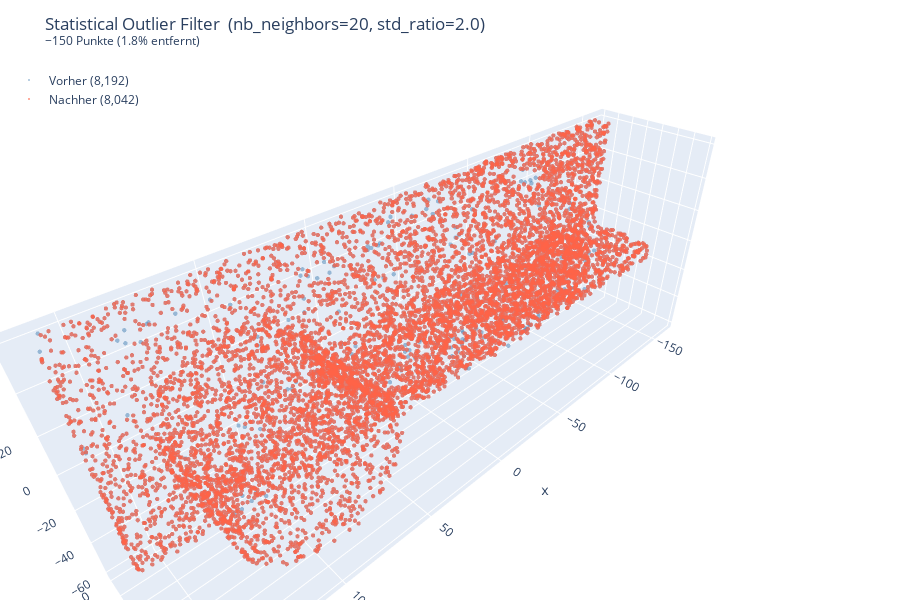

Here is the notebook cell this chart was saved with:
### Markdown cell above
## 5 – Step-für-Step
### 5.1 – Statistical Outlier Filter

### Code cell
NB_NEIGHBORS = 20
STD_RATIO    = 2.0

f = StatisticalOutlierFilter(nb_neighbors=NB_NEIGHBORS, std_ratio=STD_RATIO)
pcd_stat, step_report = f.apply(pcd_raw)

print(f'Vorher:   {step_report.points_before:,} Punkte')
print(f'Nachher:  {step_report.points_after:,} Punkte')
print(f'Entfernt: {step_report.points_removed:,} ({100 - step_report.retention_pct:.1f}% entfernt)')

plot_before_after(pcd_raw, pcd_stat,
    f'Statistical Outlier Filter  (nb_neighbors={NB_NEIGHBORS}, std_ratio={STD_RATIO})')

### Figure 1 — Plotly figure (JSON) as saved in the notebook; plotly's stock layout.template omitted (floating-point values rounded to 4 significant figures; data arrays with more than 128 entries replaced by an {"elided": "..."} marker saying what was removed)
{"data": [{"marker": {"color": "steelblue", "opacity": 0.5, "size": 1.5}, "mode": "markers", "name": "Vorher (8,192)", "type": "scatter3d", "visible": true, "x": {"elided": "8192 float values"}, "y": {"elided": "8192 float values"}, "z": {"elided": "8192 float values"}}, {"marker": {"color": "tomato", "opacity": 0.7, "size": 1.5}, "mode": "markers", "name": "Nachher (8,042)", "type": "scatter3d", "visible": true, "x": {"elided": "8042 float values"}, "y": {"elided": "8042 float values"}, "z": {"elided": "8042 float values"}}], "layout": {"height": 600, "legend": {"x": 0.01, "y": 0.99}, "margin": {"b": 0, "l": 0, "r": 0, "t": 60}, "scene": {"aspectmode": "data"}, "title": {"text": "Statistical Outlier Filter  (nb_neighbors=20, std_ratio=2.0)<br><sup>−150 Punkte (1.8% entfernt)</sup>"}}}
